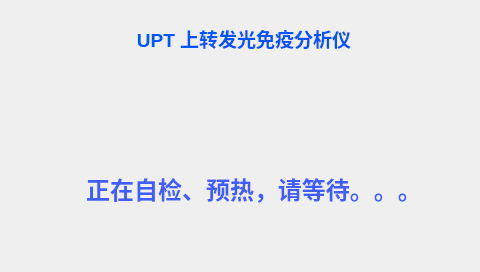
<?xml version="1.0" encoding="UTF-8"?>
<ui version="4.0">
 <class>Auto_Check_Form</class>
 <widget class="QWidget" name="Auto_Check_Form">
  <property name="geometry">
   <rect>
    <x>0</x>
    <y>0</y>
    <width>480</width>
    <height>272</height>
   </rect>
  </property>
  <property name="windowTitle">
   <string>Form</string>
  </property>
  <widget class="QLabel" name="label">
   <property name="geometry">
    <rect>
     <x>-30</x>
     <y>10</y>
     <width>548</width>
     <height>57</height>
    </rect>
   </property>
   <property name="styleSheet">
    <string notr="true"/>
   </property>
   <property name="text">
    <string>&lt;html&gt;&lt;head/&gt;&lt;body&gt;&lt;p align=&quot;center&quot;&gt;&lt;span style=&quot; font-size:14pt; font-weight:600; color:#0055ff;&quot;&gt;UPT 上转发光免疫分析仪&lt;/span&gt;&lt;/p&gt;&lt;/body&gt;&lt;/html&gt;</string>
   </property>
  </widget>
  <widget class="QLabel" name="label_2">
   <property name="geometry">
    <rect>
     <x>-20</x>
     <y>160</y>
     <width>548</width>
     <height>57</height>
    </rect>
   </property>
   <property name="styleSheet">
    <string notr="true">color: rgb(64, 93, 255);</string>
   </property>
   <property name="text">
    <string>&lt;html&gt;&lt;head/&gt;&lt;body&gt;&lt;p align=&quot;center&quot;&gt;&lt;span style=&quot; font-size:18pt; font-weight:600;&quot;&gt;正在自检、预热，请等待。。。&lt;/span&gt;&lt;/p&gt;&lt;/body&gt;&lt;/html&gt;</string>
   </property>
  </widget>
 </widget>
 <resources/>
 <connections/>
</ui>
